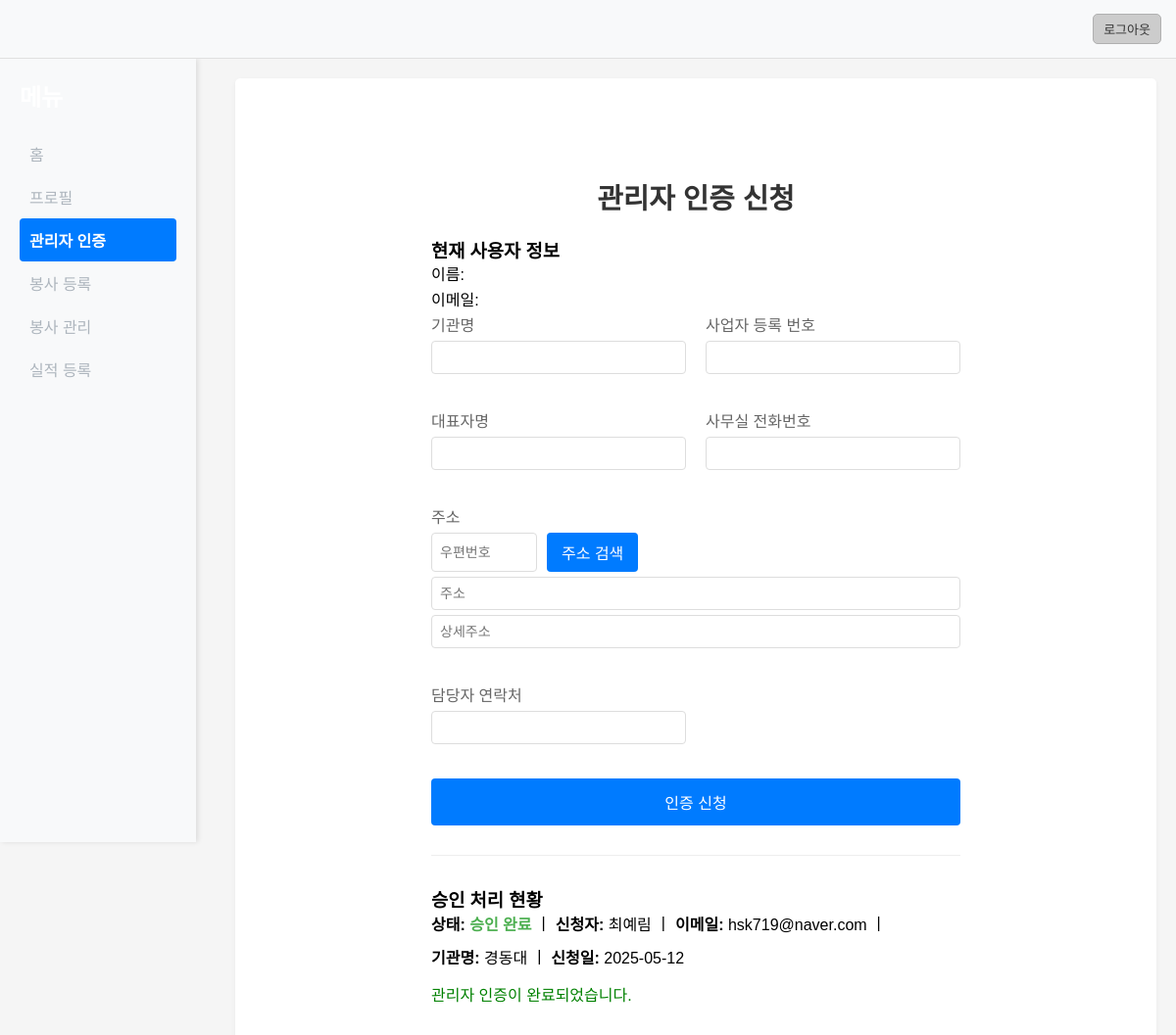
/admin-verification (signed in), run on the app's committed database.
### tables this page shows
CREATE TABLE admin_verifications (
                id INTEGER PRIMARY KEY AUTOINCREMENT,
                user_id INTEGER NOT NULL,
                organization TEXT NOT NULL,
                representative TEXT NOT NULL,
                business_number TEXT NOT NULL,
                office_phone TEXT NOT NULL,
                address TEXT NOT NULL,
                manager_phone TEXT NOT NULL,
                status TEXT DEFAULT 'pending', /* pending, approved, rejected */
                rejection_reason TEXT, /* 반려 사유 추가 */
                created_at TIMESTAMP DEFAULT CURRENT_TIMESTAMP,
                FOREIGN KEY (user_id) REFERENCES users (id)
            );

CREATE TABLE users (
                id INTEGER PRIMARY KEY AUTOINCREMENT,
                name TEXT NOT NULL,
                email TEXT UNIQUE NOT NULL,
                password TEXT NOT NULL,
                created_at TIMESTAMP DEFAULT CURRENT_TIMESTAMP
            );

### app.py (the view)
@app.route('/admin-verification')
@login_required
def admin_verification():
    current_user = get_user_from_session()
    if not current_user:
        flash("사용자 정보를 불러올 수 없습니다. 다시 로그인 해주세요.", "error")
        return redirect(url_for('login_page'))
    conn = None
    verification = None
    try:
        logger.debug(f"Fetching admin verification status for user_id: {current_user['id']}")
        conn = sqlite3.connect(USERS_DB_PATH)
        conn.row_factory = sqlite3.Row
        cursor = conn.cursor()
        cursor.execute("SELECT id, organization, status, created_at, rejection_reason FROM admin_verifications WHERE user_id = ? ORDER BY created_at DESC LIMIT 1", (current_user['id'],))
        verification = cursor.fetchone()
        if verification:
             logger.debug(f"Found verification record for user {current_user['id']}: ID={verification['id']}, Status={verification['status']}")
        else:
             logger.debug(f"No verification record found for user {current_user['id']}.")
    except sqlite3.Error as e:
        logger.error(f"Database error fetching verification data for user {current_user['id']}: {str(e)}", exc_info=True)
        verification = None
    except Exception as e:
        logger.error(f"Server error fetching verification data for user {current_user['id']}: {str(e)}", exc_info=True)
        verification = None
    finally:
        if conn:
            conn.close()
    return render_template('admin_verification.html', verification=verification, current_user=current_user, user=current_user, page_type='admin_verification')

### app.py (called while the page is built)
def login_required(f):
    @wraps(f)
    def decorated_function(*args, **kwargs):
        if 'user_id' not in session:
            return redirect(url_for('login_page', next=request.url))
        return f(*args, **kwargs)
    return decorated_function

@app.after_request
def after_request(response):
    response.headers.add('ngrok-skip-browser-warning', 'true')
    response.headers.add('Access-Control-Allow-Origin', '*')
    response.headers.add('Access-Control-Allow-Headers', 'Content-Type,Authorization')
    response.headers.add('Access-Control-Allow-Methods', 'GET,PUT,POST,DELETE,OPTIONS')
    return response

### templates/admin_verification.html (shortened to what this page needs)
<!DOCTYPE html>
<html lang="ko">
  <head>
    <link
      rel="stylesheet"
      href="{{ url_for('static', filename='css/style.css') }}"
    />
  </head>
  <body class="admin-verification-page">
    <div class="main-container">
      <div class="user-info-container">
        <div class="user-info">
          <button id="logoutBtn" class="logout-btn">로그아웃</button>
        </div>
      </div>
      <div class="sidebar">
        <h2>메뉴</h2>
        <ul>
          <li><a href="{{ url_for('main_page') }}" {% if page_type == 'main' %}class="active"{% endif %}>홈</a></li>
          <li><a href="{{ url_for('profile_page') }}" {% if page_type == 'profile' %}class="active"{% endif %}>프로필</a></li>
          {% if current_user and current_user.email == 'admin@test.com' %}
            <li><a href="{{ url_for('approve_requests_page') }}" {% if page_type == 'approve_requests' %}class="active"{% endif %}>관리자 승인</a></li>
            <li><a href="{{ url_for('demand_stats_page') }}" {% if page_type == 'demand_stats' %}class="active"{% endif %}>수요처 실적 현황</a></li>
          {% else %}
            <li><a href="{{ url_for('admin_verification') }}" {% if page_type == 'admin_verification' %}class="active"{% endif %}>관리자 인증</a></li>
            <li><a href="{{ url_for('register_volunteer_page') }}" {% if page_type == 'register_volunteer' %}class="active"{% endif %}>봉사 등록</a></li>
            <li><a href="{{ url_for('manage_volunteers_page') }}" {% if page_type == 'manage_volunteers' %}class="active"{% endif %}>봉사 관리</a></li>
            <li><a href="{{ url_for('record_performance_page') }}" {% if page_type == 'record_performance' %}class="active"{% endif %}>실적 등록</a></li>
          {% endif %}
        </ul>
      </div>
      <div class="main-content">
        <div class="admin-verification-container">
          <h2>관리자 인증 신청</h2>
          <div class="current-user-info">
            <h3>현재 사용자 정보</h3>
            <p>이름: </p>
            <p>이메일: </p>
          </div>
          <form id="adminVerificationForm">
            <div class="form-row">
              <div class="form-group">
                <label for="organization">기관명</label>
                <input
                  type="text"
                  id="organization"
                  name="organization"
                  required
                />
              </div>
              <div class="form-group">
                <label for="businessNumber">사업자 등록 번호</label>
                <input
                  type="text"
                  id="businessNumber"
                  name="businessNumber"
                  required
                />
              </div>
            </div>
            <div class="form-row">
              <div class="form-group">
                <label for="representative">대표자명</label>
                <input
                  type="text"
                  id="representative"
                  name="representative"
                  required
                />
              </div>
              <div class="form-group">
                <label for="officePhone">사무실 전화번호</label>
                <input
                  type="text"
                  id="officePhone"
                  name="officePhone"
                  required
                />
              </div>
            </div>
            <div class="form-row">
              <div class="form-group" style="flex-basis: 100%">
                <label>주소</label>
                <div style="display: flex; gap: 10px; margin-bottom: 5px">
                  <input
                    type="text"
                    id="postcode"
                    name="postcode"
                    placeholder="우편번호"
                    readonly
                    style="flex-basis: 20%"
                  />
                  <button
                    type="button"
                    class="btn"
                    onclick="execDaumPostcodeAdmin()"
                    style="flex-basis: auto; width: auto; padding: 8px 15px"
                  >
                    주소 검색
                  </button>
                </div>
                <input
                  type="text"
                  id="address"
                  name="address"
                  placeholder="주소"
                  readonly
                  style="margin-bottom: 5px"
                />
                <input
                  type="text"
                  id="address_detail"
                  name="address_detail"
                  placeholder="상세주소"
                />
              </div>
            </div>
            <div class="form-row">
              <div class="form-group">
                <label for="managerPhone">담당자 연락처</label>
                <input
                  type="text"
                  id="managerPhone"
                  name="managerPhone"
                  required
                />
              </div>
              <div class="form-group"></div>
            </div>
            <button type="submit" class="btn">인증 신청</button>
          </form>
          <div
            class="status-container"
            style="
              margin-top: 30px;
              border-top: 1px solid #eee;
              padding-top: 30px;
            "
          >
            <h3>승인 처리 현황</h3>
            {% if verification %}
            <div
              class="status-details"
              style="
                display: flex;
                align-items: center;
                gap: 10px;
                flex-wrap: wrap;
                margin-bottom: 15px;
              "
            >
              <span>
                <strong>상태:</strong>
                <span
                  class="status-value {% if verification.status == 'pending' %}status-pending {% elif verification.status == 'approved' %}status-approved {% elif verification.status == 'rejected' %}status-rejected {% endif %}"
                >
                  {% if verification.status %} {{ verification.status |
                  replace('pending', '승인 대기') | replace('approved', '승인
                  완료') | replace('rejected', '반려') }} {% else %} - {% endif
                  %}
                </span>
              </span>
              <span>|</span>
              <span>
                <strong>신청자:</strong>
                <span class="status-value">
                  {{ user.name if user else '-' }}
                </span>
              </span>
              <span>|</span>
              <span>
                <strong>이메일:</strong>
                <span class="status-value">
                  {{ user.email if user else '-' }}
                </span>
              </span>
              <span>|</span>
              <span>
                <strong>기관명:</strong>
                <span class="status-value">
                  {{ verification.organization if verification.organization else
                  '-' }}
                </span>
              </span>
              <span>|</span>
              <span>
                <strong>신청일:</strong>
                <span class="status-value">
                  {% if verification.created_at %} {{
                  verification.created_at[:10] }} {% else %} - {% endif %}
                </span>
              </span>
            </div>
             {% if
            verification.status == 'approved' %}
            <p style="color: green; margin-top: 10px; text-align: left">
              관리자 인증이 완료되었습니다.
            </p>
            {% elif verification.status == 'rejected' %}
            <p style="color: red; margin-top: 10px; text-align: left">
              관리자 인증이 반려되었습니다. 다시 신청해주세요.
            </p>
            {% endif %} {% endif %}
          </div>
        </div>
      </div>
    </div>
  </body>
</html>

### static/css/style.css (style rules this page uses)
* { margin: 0; padding: 0; box-sizing: border-box; }
body { font-family: Arial, sans-serif; background-color: #f5f5f5; margin: 0; padding: 20px; display: flex; justify-content: center; align-items: center; min-height: 100vh; }
h2 { text-align: center; color: #333; margin-bottom: 30px; }
.form-group { margin-bottom: 20px; }
.form-group label { display: block; margin-bottom: 5px; color: #666; }
.form-group input { width: 100%; padding: 8px; border: 1px solid #ddd; border-radius: 4px; font-size: 14px; }
.btn { width: 100%; padding: 12px; background-color: #007bff; color: white; border: none; border-radius: 4px; font-size: 16px; cursor: pointer; transition: background-color 0.3s; text-align: center; }
.main-container { display: flex; }
.user-info-container { background-color: #f8f9fa; padding: 15px; border-bottom: 1px solid #e0e0e0; position: fixed; top: 0; left: 0; right: 0; z-index: 1000; height: 60px; display: flex; align-items: center; justify-content: flex-end; }
.user-info { display: flex; align-items: center; gap: 15px; }
.logout-btn { padding: 5px 10px; background: #cccccc; color: #333; border: 1px solid #b0b0b0; border-radius: 5px; cursor: pointer; transition: all 0.3s ease; font-size: 13px; }
.sidebar { width: 200px; background-color: #f8f9fa; padding: 20px; height: 100vh; box-shadow: 2px 0 5px rgba(0, 0, 0, 0.1); position: fixed; left: 0; top: 60px; }
.sidebar h2 { color: white; margin-bottom: 20px; text-align: left; }
.sidebar ul { list-style: none; padding: 0; }
.sidebar ul li a { color: #adb5bd; text-decoration: none; display: block; padding: 10px 0; transition: color 0.2s ease-in-out, background-color 0.2s ease-in-out; border-radius: 4px; padding-left: 10px; }
.sidebar ul li a.active { color: white; background-color: #007bff; font-weight: bold; }
.main-content { margin-left: 220px; padding: 100px 200px; flex-grow: 1; margin-top: 60px; width: calc(100% - 220px); background-color: #fff; box-shadow: 0 2px 5px rgba(0, 0, 0, 0.05); border-radius: 5px; }
.main-content h2 { font-size: 1.8em; margin-bottom: 20px; }
.main-content p { font-size: 1em; line-height: 1.6; }
.form-row { display: flex; gap: 20px; margin-bottom: 15px; }
.form-group { flex: 1; }
.status-approved { color: #4caf50; font-weight: bold; }

### data on the page
admin_verifications: status "승인 완료", organization "경동대", created_at "2025-05-12"
users: name "최예림", email "hsk719@naver.com"
